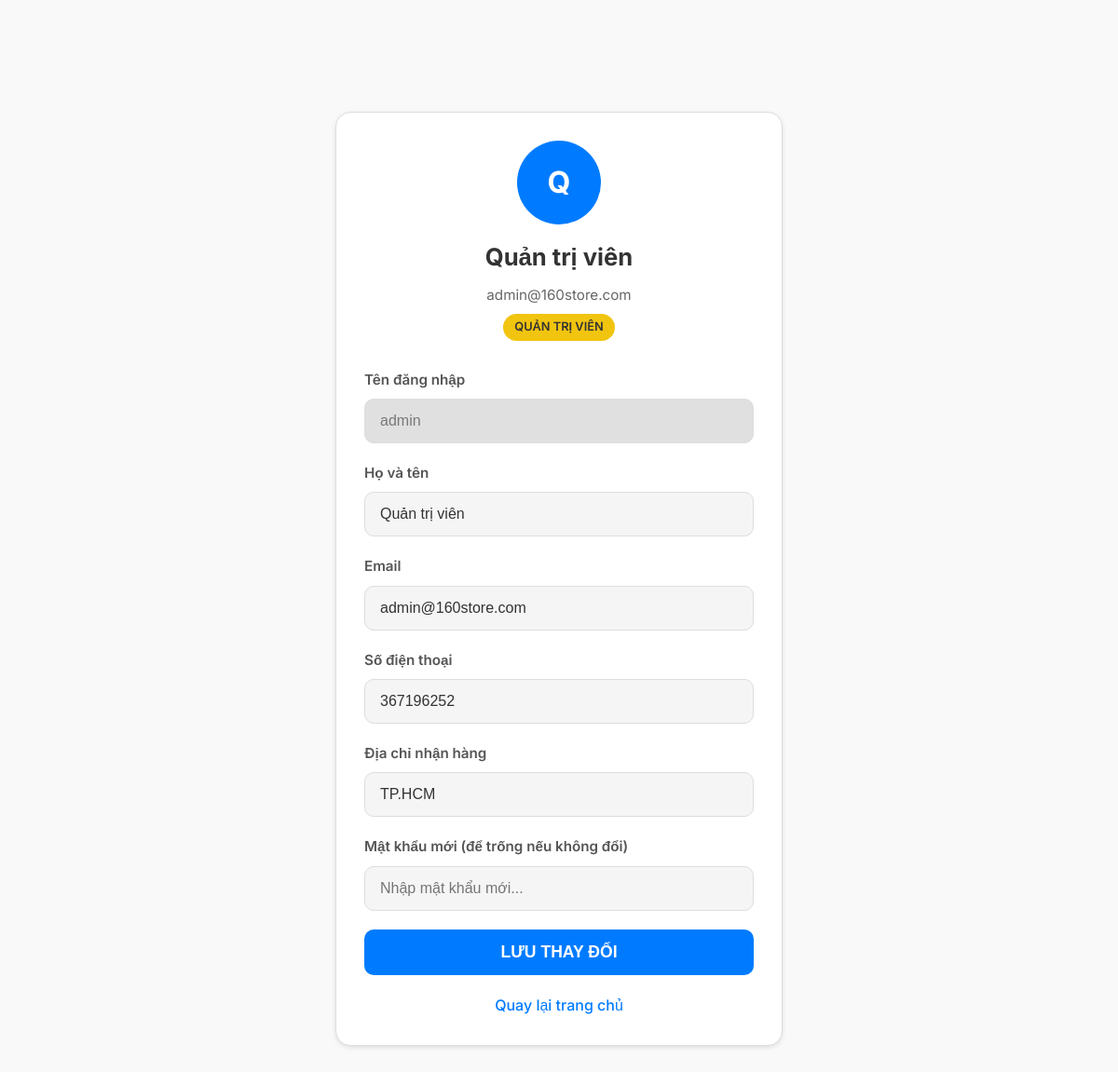
Screenshot of /160STORE/profile.php (signed in) with the database file from the repository.
### tables this page shows
CREATE TABLE `nguoi_dung` (
  `id_ND` int(11) UNSIGNED NOT NULL COMMENT 'khóa chính, id người dùng',
  `ten_Dang_Nhap` varchar(50) NOT NULL COMMENT 'tên đăng nhập',
  `mat_Khau` char(6) NOT NULL COMMENT 'mật khẩu',
  `ho_Ten` varchar(50) NOT NULL COMMENT 'họ tên người dùng',
  `email` char(100) NOT NULL COMMENT 'email người dùng',
  `sdt` int(10) UNSIGNED NOT NULL COMMENT 'số điện thoại',
  `dia_Chi` varchar(255) NOT NULL COMMENT 'địa chỉ người dùng',
  `vai_Tro` varchar(50) NOT NULL COMMENT 'vai trò người dùng',
  `ngay_Tao` datetime NOT NULL COMMENT 'ngày tạo tài khoản '
);

### 160STORE/profile.php (the view, shortened to what this page needs)
<?php
$db = new Database();
$conn = $db->connect();
$conn->setAttribute(PDO::ATTR_ERRMODE, PDO::ERRMODE_EXCEPTION);
$user = $_SESSION['user'];
$stmt = $conn->prepare("SELECT * FROM nguoi_dung WHERE id_ND = ?");
$stmt->execute([$user['id_ND']]);
$user = $stmt->fetch(PDO::FETCH_ASSOC);
?>
<!DOCTYPE html>
<html lang="vi">
<head>
    <link rel="stylesheet" href="https://cdnjs.cloudflare.com/ajax/libs/font-awesome/6.5.0/css/all.min.css">
    <link rel="stylesheet" href="public/css/profile.css">
</head>
<div class="main-content">
    <div class="profile-card">
        <div class="profile-header">
            <div class="avatar">
                <?= strtoupper(substr($user['ho_Ten'], 0, 1)) ?>
            </div>
            <h2><?= htmlspecialchars($user['ho_Ten']) ?></h2>
            <p><?= htmlspecialchars($user['email']) ?></p>
            <div class="role">
                <?= $user['vai_Tro'] === 'admin' ? 'QUẢN TRỊ VIÊN' : 'KHÁCH HÀNG' ?>
            </div>
        </div>
        <form method="POST">
            <div class="form-group">
                <label>Tên đăng nhập</label>
                <input type="text" value="<?= htmlspecialchars($user['ten_Dang_Nhap']) ?>" readonly>
            </div>
            <div class="form-group">
                <label>Họ và tên</label>
                <input type="text" name="ho_Ten" value="<?= htmlspecialchars($user['ho_Ten']) ?>" required>
            </div>
            <div class="form-group">
                <label>Email</label>
                <input type="email" name="email" value="<?= htmlspecialchars($user['email']) ?>" required>
            </div>
            <div class="form-group">
                <label>Số điện thoại</label>
                <input type="text" name="sdt" value="<?= htmlspecialchars($user['sdt']) ?>">
            </div>
            <div class="form-group">
                <label>Địa chỉ nhận hàng</label>
                <input type="text" name="dia_Chi" value="<?= htmlspecialchars($user['dia_Chi']) ?>">
            </div>
            <div class="form-group">
                <label>Mật khẩu mới (để trống nếu không đổi)</label>
                <input type="password" name="mat_Khau" placeholder="Nhập mật khẩu mới...">
            </div>
            <button type="submit" class="btn">
                LƯU THAY ĐỔI
            </button>
        </form>
        <a href="TrangChu.php" class="back-link">
            Quay lại trang chủ
        </a>
    </div>
</div>
</body>
</html>

### 160STORE/public/css/profile.css (style rules this page uses)
:root { --primary: #007bff; --secondary: #f1c40f; --danger: #e74c3c; --bg-light: #f9f9f9; --text-dark: #333; --text-light: #fff; --border: #ddd; --hover-bg: #f0f0f5; --shadow: 0 2px 5px rgba(0, 0, 0, 0.1); }
* { margin: 0; padding: 0; box-sizing: border-box; }
.main-content { margin-top: 80px; padding: 40px 5%; max-width: 600px; margin-left: auto; margin-right: auto; }
.profile-card { background: #ffffff; border-radius: 16px; padding: 30px; border: 1px solid var(--border); box-shadow: var(--shadow); transition: transform 0.3s ease; }
.profile-header { text-align: center; margin-bottom: 30px; }
.avatar { width: 90px; height: 90px; background: var(--primary); color: var(--text-light); border-radius: 50%; display: flex; align-items: center; justify-content: center; margin: 0 auto 15px; font-size: 2rem; font-weight: bold; transition: transform 0.3s ease; }
.profile-header h2 { font-size: 1.6rem; margin-bottom: 8px; color: var(--text-dark); }
.profile-header p { color: #666; font-size: 0.95rem; }
.profile-header .role { display: inline-block; background: var(--secondary); color: var(--text-dark); padding: 4px 12px; border-radius: 20px; font-size: 0.8rem; font-weight: 600; margin-top: 8px; }
.form-group { margin-bottom: 20px; }
.form-group label { display: block; margin-bottom: 8px; font-weight: 600; color: #555; font-size: 0.95rem; }
.form-group input { width: 100%; padding: 14px 16px; background: #f5f5f5; border: 1px solid var(--border); border-radius: 10px; color: var(--text-dark); font-size: 1rem; transition: border-color 0.3s ease, box-shadow 0.3s ease; }
.form-group input[readonly] { background: #e0e0e0; color: #777; cursor: not-allowed; }
.btn { width: 100%; padding: 14px; background: var(--primary); color: var(--text-light); border: none; border-radius: 10px; font-size: 1.1rem; font-weight: 700; cursor: pointer; transition: background-color 0.3s ease, transform 0.2s ease; }
.back-link { display: block; text-align: center; margin-top: 20px; color: var(--primary); text-decoration: none; font-weight: 500; transition: color 0.3s ease; }

### rows the page displays
nguoi_dung: ho_Ten "Q", ho_Ten "Quản trị viên", email "admin@160store.com", ten_Dang_Nhap "admin", sdt "367196252", dia_Chi "TP.HCM"
